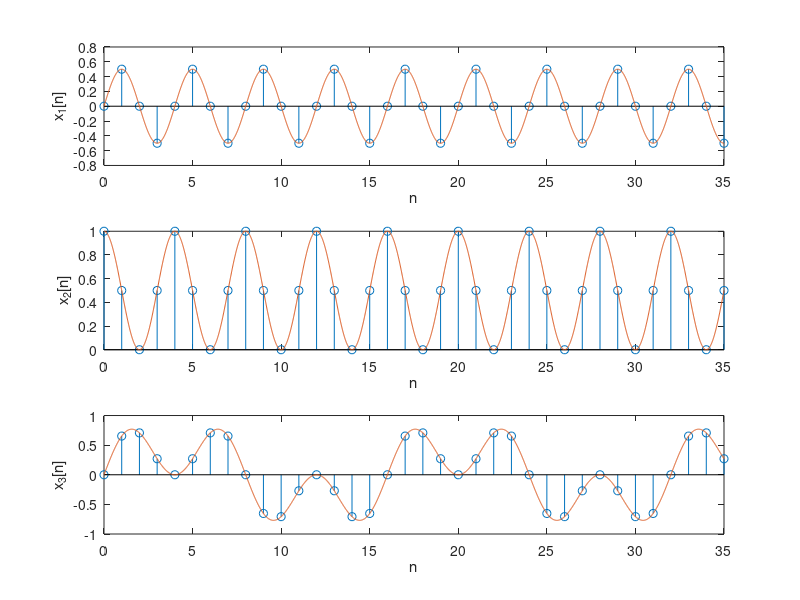

Here is the MATLAB script that generated this plot:
n = 0:35;
x1d = sin(pi*n/4) .* cos(pi*n/4);
x2d = cos(pi*n/4) .* cos(pi*n/4);
x3d = sin(pi*n/4) .* cos(pi*n/8);

t = 0:0.01:35;
x1c = sin(pi*t/4) .* cos(pi*t/4);
x2c = cos(pi*t/4) .* cos(pi*t/4);
x3c = sin(pi*t/4) .* cos(pi*t/8);

figure;
subplot(3, 1, 1);
stem(n, x1d);
hold on;
plot(t, x1c);
xlabel('n');
ylabel('x_1[n]');
subplot(3, 1, 2);
stem(n, x2d);
hold on;
plot(t, x2c);
xlabel('n');
ylabel('x_2[n]');
subplot(3, 1, 3);
stem(n, x3d);
hold on;
plot(t, x3c);
xlabel('n');
ylabel('x_3[n]');
